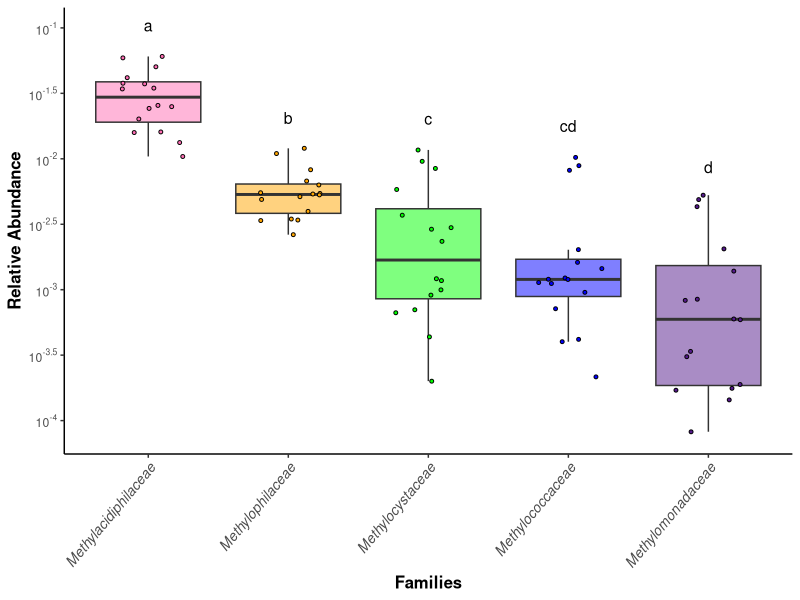

This chart was generated by the following R code:
library(ggplot2)
library(ggtext)
library(scales)
library(ggsignif)
library(multcompView)
library(tidyverse)
library(dplyr)


All_16S <- read.csv(file = "16S_all.csv",header = TRUE)
T0_16S <- All_16S[All_16S$Time==0,]

Mco <- log10(T0_16S$Methylococcaceae)
Mm <- log10(T0_16S$Methylomonadaceae)
Mcy <- log10(T0_16S$Methylocystaceae)
Ma <- log10(T0_16S$Methylacidiphilaceae)
Mp <- log10(T0_16S$Methylophilaceae)

rel_abund <- c(Ma,Mp,Mcy,Mco,Mm)

families <- c(rep(c("Methylacidiphilaceae"),16,each=1),
              rep(c("Methylophilaceae"),16,each=1),
              rep(c("Methylocystaceae"),16,each=1),
              rep(c("Methylococcaceae"),16,each=1),
              rep(c("Methylomonadaceae"),16,each=1))

abundances <- data.frame(families,rel_abund)
colnames(abundances) <- c("groups","abund")
abundances$groups <- factor(abundances$groups , levels=c("Methylacidiphilaceae",
                                                         "Methylophilaceae", 
                                                         "Methylocystaceae",
                                                         "Methylococcaceae",
                                                         "Methylomonadaceae"))


res.aov <- aov(abund ~ groups, data = abundances)
summary(res.aov)
TukeyHSD(res.aov)
#                                             diff         lwr         upr     p adj
#Methylococcaceae-Methylacidiphilaceae  -1.3034356 -1.72495462 -0.88191656 0.0000000
#Methylocystaceae-Methylacidiphilaceae  -1.1750697 -1.59658870 -0.75355064 0.0000000
#Methylomonadaceae-Methylacidiphilaceae -1.6503418 -2.07186084 -1.22882278 0.0000000
#Methylophilaceae-Methylacidiphilaceae  -0.7202440 -1.14176305 -0.29872499 0.0000831
#Methylocystaceae-Methylococcaceae       0.1283659 -0.29315311  0.54988495 0.9134649
#Methylomonadaceae-Methylococcaceae     -0.3469062 -0.76842525  0.07461281 0.1561955
#Methylophilaceae-Methylococcaceae       0.5831916  0.16167254  1.00471060 0.0021099
#Methylomonadaceae-Methylocystaceae     -0.4752721 -0.89679117 -0.05375311 0.0191986
#Methylophilaceae-Methylocystaceae       0.4548257  0.03330662  0.87634468 0.0279748
#Methylophilaceae-Methylomonadaceae      0.9300978  0.50857876  1.35161682 0.0000003


tukey_results <- TukeyHSD(res.aov)
letters_tukey <- data.frame(multcompLetters2(formula = abund ~ groups, data = abundances,
                                            x = tukey_results$groups[,4])$Letters)
colnames(letters_tukey)[1] <- "Letter"
letters_tukey$Groups <- rownames(letters_tukey)
rownames(letters_tukey) <- NULL

placement <- abundances %>% 
  group_by(groups) %>%
  summarise(quantile(abund)[4])

colnames(placement)[2] <- "Placement.Value"
colnames(placement)[1] <- "Groups"
letters_tukey <- left_join(letters_tukey, placement)

letters_tukey[,3] <- 10^(letters_tukey[,3])


########
# Plot #
########

set.seed(11)
abund_plot <- ggplot(abundances, aes(x=groups, y=10^(abund)), color = black) + #put color= groups in aes for edges
  labs(y = "Relative Abundance", x = "Families") +
  geom_boxplot(outlier.shape = NA, aes(fill=groups), alpha = 0.5) +
  scale_y_continuous(trans = "log10", breaks = trans_breaks("log10", function(x) 10^x),
                     labels = trans_format("log10", math_format(10^.x)),
                     limits = 10^c(-4.1,-1)) +
  geom_jitter(size=1, shape=21, alpha=1, aes(fill=groups),position = position_jitter(0.25)) + 
  geom_text(data = letters_tukey, aes(x = Groups, y = Placement.Value, label = Letter), 
            size = 4, color = "black", vjust = c(-4.2,-5,-7,-10.6,-7.7)) +
  scale_color_manual(values = c("hotpink1","orange","green","blue","purple4"),
                     breaks = c("Methylacidiphilaceae","Methylophilaceae",
                                "Methylocystaceae","Methylococcaceae",
                                "Methylomonadaceae")) + guides(color = "none", fill = "none") +
  scale_fill_manual(values = c("hotpink1","orange","green","blue","purple4"),
                     breaks = c("Methylacidiphilaceae","Methylophilaceae",
                                "Methylocystaceae","Methylococcaceae",
                                "Methylomonadaceae")) + 
  theme_classic() + theme(axis.text.x.bottom = element_text(face = "italic",angle=50,hjust=1,size=10),
                          axis.title = element_text(face="bold",size = 12))

abund_plot


############
## Means  ##
############

#Since data are log10-transformed, the means will be back-transformed to correct units. 

10^(mean(Mco)) #0.001389472
10^(mean(Mm)) #0.0006250916
10^(mean(Mcy)) #0.001867307
10^(mean(Ma)) #0.0279438
10^(mean(Mp)) #0.005321591
